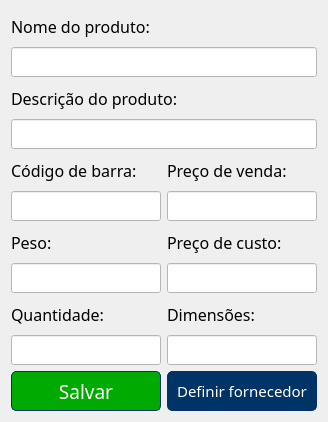
                  <widget class="QWidget" name="produto">
                   <layout class="QGridLayout" name="gridLayout_2">
                    <item row="2" column="0">
                     <layout class="QVBoxLayout" name="verticalLayout_a">
                      <item>
                       <widget class="QLabel" name="label_13">
                        <property name="minimumSize">
                         <size>
                          <width>0</width>
                          <height>30</height>
                         </size>
                        </property>
                        <property name="maximumSize">
                         <size>
                          <width>16777215</width>
                          <height>30</height>
                         </size>
                        </property>
                        <property name="font">
                         <font>
                          <family>Bell MT</family>
                          <pointsize>12</pointsize>
                         </font>
                        </property>
                        <property name="styleSheet">
                         <string notr="true">border-style: none;
border-radius: 0px;</string>
                        </property>
                        <property name="text">
                         <string>Código de barra:</string>
                        </property>
                        <property name="alignment">
                         <set>Qt::AlignLeading|Qt::AlignLeft|Qt::AlignVCenter</set>
                        </property>
                       </widget>
                      </item>
                      <item>
                       <widget class="QLineEdit" name="entry_codigo">
                        <property name="minimumSize">
                         <size>
                          <width>0</width>
                          <height>30</height>
                         </size>
                        </property>
                        <property name="maximumSize">
                         <size>
                          <width>16777215</width>
                          <height>30</height>
                         </size>
                        </property>
                        <property name="styleSheet">
                         <string notr="true">background-color: rgb(255, 255, 255);</string>
                        </property>
                        <property name="alignment">
                         <set>Qt::AlignCenter</set>
                        </property>
                        <property name="placeholderText">
                         <string/>
                        </property>
                       </widget>
                      </item>
                     </layout>
                    </item>
                    <item row="2" column="1">
                     <layout class="QVBoxLayout" name="verticalLayout_b">
                      <item>
                       <widget class="QLabel" name="label_4">
                        <property name="minimumSize">
                         <size>
                          <width>0</width>
                          <height>30</height>
                         </size>
                        </property>
                        <property name="maximumSize">
                         <size>
                          <width>16777215</width>
                          <height>30</height>
                         </size>
                        </property>
                        <property name="font">
                         <font>
                          <family>Bell MT</family>
                          <pointsize>12</pointsize>
                         </font>
                        </property>
                        <property name="styleSheet">
                         <string notr="true">border-style: none;
border-radius: 0px;</string>
                        </property>
                        <property name="text">
                         <string>Preço de venda:</string>
                        </property>
                        <property name="alignment">
                         <set>Qt::AlignLeading|Qt::AlignLeft|Qt::AlignVCenter</set>
                        </property>
                       </widget>
                      </item>
                      <item>
                       <widget class="QLineEdit" name="entry_venda">
                        <property name="minimumSize">
                         <size>
                          <width>0</width>
                          <height>30</height>
                         </size>
                        </property>
                        <property name="maximumSize">
                         <size>
                          <width>16777215</width>
                          <height>30</height>
                         </size>
                        </property>
                        <property name="styleSheet">
                         <string notr="true">background-color: rgb(255, 255, 255);</string>
                        </property>
                        <property name="alignment">
                         <set>Qt::AlignCenter</set>
                        </property>
                        <property name="placeholderText">
                         <string/>
                        </property>
                       </widget>
                      </item>
                     </layout>
                    </item>
                    <item row="3" column="0">
                     <layout class="QVBoxLayout" name="verticalLayout_c">
                      <item>
                       <widget class="QLabel" name="label_9">
                        <property name="minimumSize">
                         <size>
                          <width>0</width>
                          <height>30</height>
                         </size>
                        </property>
                        <property name="maximumSize">
                         <size>
                          <width>16777215</width>
                          <height>30</height>
                         </size>
                        </property>
                        <property name="font">
                         <font>
                          <family>Bell MT</family>
                          <pointsize>12</pointsize>
                         </font>
                        </property>
                        <property name="styleSheet">
                         <string notr="true">border-style: none;
border-radius: 0px;</string>
                        </property>
                        <property name="text">
                         <string>Peso:</string>
                        </property>
                        <property name="alignment">
                         <set>Qt::AlignLeading|Qt::AlignLeft|Qt::AlignVCenter</set>
                        </property>
                       </widget>
                      </item>
                      <item>
                       <widget class="QLineEdit" name="entry_peso">
                        <property name="minimumSize">
                         <size>
                          <width>0</width>
                          <height>30</height>
                         </size>
                        </property>
                        <property name="maximumSize">
                         <size>
                          <width>16777215</width>
                          <height>30</height>
                         </size>
                        </property>
                        <property name="styleSheet">
                         <string notr="true">background-color: rgb(255, 255, 255);</string>
                        </property>
                        <property name="alignment">
                         <set>Qt::AlignCenter</set>
                        </property>
                        <property name="placeholderText">
                         <string/>
                        </property>
                       </widget>
                      </item>
                     </layout>
                    </item>
                    <item row="3" column="1">
                     <layout class="QVBoxLayout" name="verticalLayout_f">
                      <item>
                       <widget class="QLabel" name="label_5">
                        <property name="minimumSize">
                         <size>
                          <width>0</width>
                          <height>30</height>
                         </size>
                        </property>
                        <property name="maximumSize">
                         <size>
                          <width>16777215</width>
                          <height>30</height>
                         </size>
                        </property>
                        <property name="font">
                         <font>
                          <family>Bell MT</family>
                          <pointsize>12</pointsize>
                         </font>
                        </property>
                        <property name="styleSheet">
                         <string notr="true">border-style: none;
border-radius: 0px;</string>
                        </property>
                        <property name="text">
                         <string>Preço de custo:</string>
                        </property>
                        <property name="alignment">
                         <set>Qt::AlignLeading|Qt::AlignLeft|Qt::AlignVCenter</set>
                        </property>
                       </widget>
                      </item>
                      <item>
                       <widget class="QLineEdit" name="entry_custo">
                        <property name="minimumSize">
                         <size>
                          <width>0</width>
                          <height>30</height>
                         </size>
                        </property>
                        <property name="maximumSize">
                         <size>
                          <width>16777215</width>
                          <height>30</height>
                         </size>
                        </property>
                        <property name="styleSheet">
                         <string notr="true">background-color: rgb(255, 255, 255);</string>
                        </property>
                        <property name="alignment">
                         <set>Qt::AlignCenter</set>
                        </property>
                        <property name="placeholderText">
                         <string/>
                        </property>
                       </widget>
                      </item>
                     </layout>
                    </item>
                    <item row="4" column="0">
                     <layout class="QVBoxLayout" name="verticalLayout_d">
                      <item>
                       <widget class="QLabel" name="label_10">
                        <property name="minimumSize">
                         <size>
                          <width>0</width>
                          <height>30</height>
                         </size>
                        </property>
                        <property name="maximumSize">
                         <size>
                          <width>16777215</width>
                          <height>30</height>
                         </size>
                        </property>
                        <property name="font">
                         <font>
                          <family>Bell MT</family>
                          <pointsize>12</pointsize>
                         </font>
                        </property>
                        <property name="styleSheet">
                         <string notr="true">border-style: none;
border-radius: 0px;</string>
                        </property>
                        <property name="text">
                         <string>Quantidade:</string>
                        </property>
                        <property name="alignment">
                         <set>Qt::AlignLeading|Qt::AlignLeft|Qt::AlignVCenter</set>
                        </property>
                       </widget>
                      </item>
                      <item>
                       <widget class="QLineEdit" name="entry_quantidade">
                        <property name="minimumSize">
                         <size>
                          <width>0</width>
                          <height>30</height>
                         </size>
                        </property>
                        <property name="maximumSize">
                         <size>
                          <width>16777215</width>
                          <height>30</height>
                         </size>
                        </property>
                        <property name="styleSheet">
                         <string notr="true">background-color: rgb(255, 255, 255);</string>
                        </property>
                        <property name="alignment">
                         <set>Qt::AlignCenter</set>
                        </property>
                        <property name="placeholderText">
                         <string/>
                        </property>
                       </widget>
                      </item>
                     </layout>
                    </item>
                    <item row="4" column="1">
                     <layout class="QVBoxLayout" name="verticalLayout_e">
                      <item>
                       <widget class="QLabel" name="label_8">
                        <property name="minimumSize">
                         <size>
                          <width>0</width>
                          <height>30</height>
                         </size>
                        </property>
                        <property name="maximumSize">
                         <size>
                          <width>16777215</width>
                          <height>30</height>
                         </size>
                        </property>
                        <property name="font">
                         <font>
                          <family>Bell MT</family>
                          <pointsize>12</pointsize>
                         </font>
                        </property>
                        <property name="styleSheet">
                         <string notr="true">border-style: none;
border-radius: 0px;</string>
                        </property>
                        <property name="text">
                         <string>Dimensões:</string>
                        </property>
                        <property name="alignment">
                         <set>Qt::AlignLeading|Qt::AlignLeft|Qt::AlignVCenter</set>
                        </property>
                       </widget>
                      </item>
                      <item>
                       <widget class="QLineEdit" name="entry_dimensoes">
                        <property name="minimumSize">
                         <size>
                          <width>0</width>
                          <height>30</height>
                         </size>
                        </property>
                        <property name="maximumSize">
                         <size>
                          <width>16777215</width>
                          <height>30</height>
                         </size>
                        </property>
                        <property name="styleSheet">
                         <string notr="true">background-color: rgb(255, 255, 255);</string>
                        </property>
                        <property name="alignment">
                         <set>Qt::AlignCenter</set>
                        </property>
                        <property name="placeholderText">
                         <string/>
                        </property>
                       </widget>
                      </item>
                     </layout>
                    </item>
                    <item row="0" column="0" colspan="2">
                     <layout class="QVBoxLayout" name="verticalLayout_12">
                      <item>
                       <widget class="QLabel" name="label_3">
                        <property name="minimumSize">
                         <size>
                          <width>0</width>
                          <height>30</height>
                         </size>
                        </property>
                        <property name="maximumSize">
                         <size>
                          <width>16777215</width>
                          <height>30</height>
                         </size>
                        </property>
                        <property name="font">
                         <font>
                          <family>Bell MT</family>
                          <pointsize>12</pointsize>
                         </font>
                        </property>
                        <property name="styleSheet">
                         <string notr="true">border-style: none;
border-radius: 0px;</string>
                        </property>
                        <property name="text">
                         <string>Nome do produto:</string>
                        </property>
                        <property name="alignment">
                         <set>Qt::AlignLeading|Qt::AlignLeft|Qt::AlignVCenter</set>
                        </property>
                       </widget>
                      </item>
                      <item>
                       <widget class="QLineEdit" name="entry_nome">
                        <property name="minimumSize">
                         <size>
                          <width>0</width>
                          <height>30</height>
                         </size>
                        </property>
                        <property name="maximumSize">
                         <size>
                          <width>16777215</width>
                          <height>30</height>
                         </size>
                        </property>
                        <property name="styleSheet">
                         <string notr="true">background-color: rgb(255, 255, 255);</string>
                        </property>
                        <property name="alignment">
                         <set>Qt::AlignCenter</set>
                        </property>
                        <property name="placeholderText">
                         <string/>
                        </property>
                       </widget>
                      </item>
                     </layout>
                    </item>
                    <item row="1" column="0" colspan="2">
                     <layout class="QVBoxLayout" name="verticalLayout_8">
                      <item>
                       <widget class="QLabel" name="label_14">
                        <property name="minimumSize">
                         <size>
                          <width>0</width>
                          <height>30</height>
                         </size>
                        </property>
                        <property name="maximumSize">
                         <size>
                          <width>16777215</width>
                          <height>30</height>
                         </size>
                        </property>
                        <property name="font">
                         <font>
                          <family>Bell MT</family>
                          <pointsize>12</pointsize>
                         </font>
                        </property>
                        <property name="styleSheet">
                         <string notr="true">border-style: none;
border-radius: 0px;</string>
                        </property>
                        <property name="text">
                         <string>Descrição do produto:</string>
                        </property>
                        <property name="alignment">
                         <set>Qt::AlignLeading|Qt::AlignLeft|Qt::AlignVCenter</set>
                        </property>
                       </widget>
                      </item>
                      <item>
                       <widget class="QLineEdit" name="entry_dimensoes_2">
                        <property name="minimumSize">
                         <size>
                          <width>0</width>
                          <height>30</height>
                         </size>
                        </property>
                        <property name="maximumSize">
                         <size>
                          <width>16777215</width>
                          <height>30</height>
                         </size>
                        </property>
                        <property name="styleSheet">
                         <string notr="true">background-color: rgb(255, 255, 255);</string>
                        </property>
                        <property name="alignment">
                         <set>Qt::AlignCenter</set>
                        </property>
                        <property name="placeholderText">
                         <string/>
                        </property>
                       </widget>
                      </item>
                     </layout>
                    </item>
                    <item row="5" column="0" colspan="2">
                     <layout class="QHBoxLayout" name="horizontalLayout_h">
                      <item>
                       <widget class="QPushButton" name="btn_salvar">
                        <property name="sizePolicy">
                         <sizepolicy hsizetype="Minimum" vsizetype="Minimum">
                          <horstretch>0</horstretch>
                          <verstretch>0</verstretch>
                         </sizepolicy>
                        </property>
                        <property name="minimumSize">
                         <size>
                          <width>150</width>
                          <height>40</height>
                         </size>
                        </property>
                        <property name="maximumSize">
                         <size>
                          <width>150</width>
                          <height>40</height>
                         </size>
                        </property>
                        <property name="font">
                         <font>
                          <family>Bell MT</family>
                          <pointsize>14</pointsize>
                         </font>
                        </property>
                        <property name="cursor">
                         <cursorShape>PointingHandCursor</cursorShape>
                        </property>
                        <property name="styleSheet">
                         <string notr="true">QPushButton{
border-style: solid;
selection-color: rgb(255, 0, 0);
border-width: 1px;
border-color: rgb(0, 51, 102);
background-color: rgb(0, 170, 0);
color: rgb(255, 255, 255);
border-radius: 5px;
}

QPushButton:hover{
border-style: solid;
selection-color: rgb(255, 0, 0);
border-width: 1px;
border-color: rgb(0, 51, 102);
background-color: rgb(255, 255, 255);
color: rgb(0, 0, 0);
border-radius: 5px;
}</string>
                        </property>
                        <property name="text">
                         <string>Salvar</string>
                        </property>
                       </widget>
                      </item>
                      <item>
                       <widget class="QPushButton" name="btn_irfornecedor">
                        <property name="sizePolicy">
                         <sizepolicy hsizetype="Minimum" vsizetype="Minimum">
                          <horstretch>0</horstretch>
                          <verstretch>0</verstretch>
                         </sizepolicy>
                        </property>
                        <property name="minimumSize">
                         <size>
                          <width>150</width>
                          <height>40</height>
                         </size>
                        </property>
                        <property name="maximumSize">
                         <size>
                          <width>150</width>
                          <height>40</height>
                         </size>
                        </property>
                        <property name="font">
                         <font>
                          <family>Bell MT</family>
                          <pointsize>11</pointsize>
                         </font>
                        </property>
                        <property name="cursor">
                         <cursorShape>PointingHandCursor</cursorShape>
                        </property>
                        <property name="styleSheet">
                         <string notr="true">QPushButton{
border-style: solid;
selection-color: rgb(255, 0, 0);
border-width: 1px;
border-color: rgb(0, 51, 102);
background-color: rgb(0, 51, 102);
color: rgb(255, 255, 255);
border-radius: 5px;
}

QPushButton:hover{
border-style: solid;
selection-color: rgb(255, 0, 0);
border-width: 1px;
border-color: rgb(0, 51, 102);
background-color: rgb(255, 255, 255);
color: rgb(0, 0, 0);
border-radius: 5px;
}</string>
                        </property>
                        <property name="text">
                         <string>Definir fornecedor</string>
                        </property>
                       </widget>
                      </item>
                     </layout>
                    </item>
                   </layout>
                  </widget>
